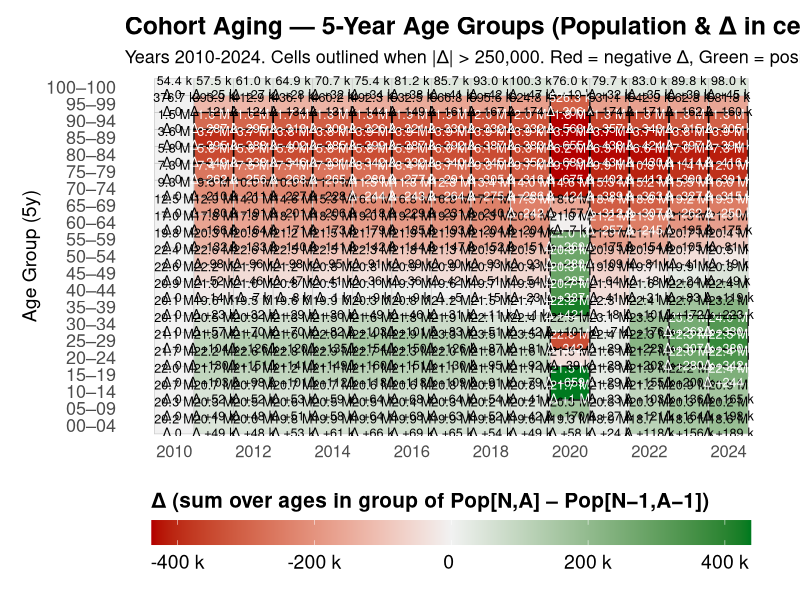
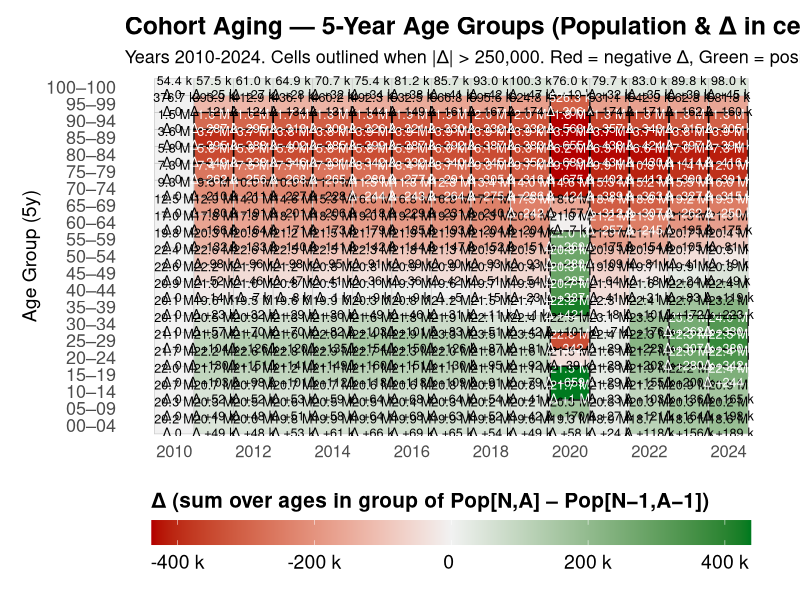

The R script that drew these images, in order:
###############################################################
## Cohort aging by 5-year age groups (keeps Age 0)
## Δ at year N for a group = sum_A_in_group [ Pop(N,A) - Pop(N-1,A-1) ]
## Source: data/merged_yearly_population_by_age.csv
###############################################################

suppressPackageStartupMessages({
  library(tidyverse)
  library(kableExtra)
})

# ---- Params ----
HIGHLIGHT_THRESHOLD <- 250000L  # highlight when |Δ| > 50,000

# ---- Load ----
pop <- read_csv("data/merged_yearly_population_by_age.csv", show_col_types = FALSE) %>%
  mutate(
    Year = as.integer(Year),
    Age  = as.integer(Age),
    Population = as.numeric(Population)
  ) %>%
  filter(!is.na(Year), !is.na(Age), !is.na(Population))

yrs     <- sort(unique(pop$Year))
max_age <- max(pop$Age, na.rm = TRUE)

# ---- Cohort deltas at single ages: Δ(N,A) = Pop(N,A) - Pop(N-1,A-1) ----
delta_long <- pop %>%
  mutate(Year_prev = Year - 1, Age_prev = Age - 1) %>%
  left_join(pop %>% select(Year, Age, Population) %>%
              rename(Year_prev = Year, Age_prev = Age, Pop_prev = Population),
            by = c("Year_prev", "Age_prev")) %>%
  transmute(Year, Age, delta = Population - Pop_prev)  # NA for first year or Age==0

# ---- Build 5-year age groups (00–04, 05–09, …) ----
mk_group5 <- function(A) {
  gs <- (A %/% 5) * 5
  ge <- pmin(gs + 4, max_age)
  sprintf("%02d–%02d", gs, ge)
}

# Grouped population by Year x AgeGroup5
pop_group_year <- pop %>%
  mutate(AgeGroup5 = mk_group5(Age),
         grp_start = (Age %/% 5) * 5) %>%
  group_by(AgeGroup5, grp_start, Year) %>%
  summarise(Population = sum(Population, na.rm = TRUE), .groups = "drop")

# Grouped cohort deltas by Year x AgeGroup5 (sum single-age deltas in the group)
delta_group_year <- delta_long %>%
  mutate(AgeGroup5 = mk_group5(Age),
         grp_start  = (Age %/% 5) * 5) %>%
  group_by(AgeGroup5, grp_start, Year) %>%
  summarise(Delta = sum(delta, na.rm = TRUE), .groups = "drop")

suppressPackageStartupMessages({ library(tidyverse) })

# ---- Display params (math unchanged) ----
OUT_DIR  <- "visual/pop_aging"
dir.create(OUT_DIR, recursive = TRUE, showWarnings = FALSE)

YEAR_MIN <- min(yrs, na.rm = TRUE)
YEAR_MAX <- max(yrs, na.rm = TRUE)
year_span <- paste0(YEAR_MIN, "-", YEAR_MAX)

# Merge totals + Δ (keep first year even if Δ is NA)
df5 <- pop_group_year %>%
  left_join(delta_group_year, by = c("AgeGroup5","grp_start","Year")) %>%
  filter(Year >= YEAR_MIN, Year <= YEAR_MAX)

# Order groups youngest → oldest
group_levels <- df5 %>% distinct(AgeGroup5, grp_start) %>% arrange(grp_start) %>% pull(AgeGroup5)
df5 <- df5 %>% mutate(AgeGroup5 = factor(AgeGroup5, levels = group_levels))

# Compact label formatters (SI suffixes)
fmt_si     <- scales::label_number(accuracy = 0.1, scale_cut = scales::cut_si(""))
fmt_si_int <- scales::label_number(accuracy = 1,   scale_cut = scales::cut_si(""))

# Two-line labels: Population (line 1) + Δ (line 2, signed if present)
df5 <- df5 %>%
  mutate(
    pop_lbl   = fmt_si(Population),
    delta_lbl = ifelse(is.na(Delta), "", paste0(ifelse(Delta > 0, "+", ""), fmt_si_int(Delta))),
    label     = ifelse(delta_lbl == "", pop_lbl, paste0(pop_lbl, "\nΔ ", delta_lbl))
  )

# Clamp for color mapping only (labels use true values)
q98   <- stats::quantile(abs(df5$Delta), 0.98, na.rm = TRUE)
limit <- max(HIGHLIGHT_THRESHOLD, q98, na.rm = TRUE)
df5 <- df5 %>%
  mutate(
    delta_clamped = pmax(pmin(Delta, limit), -limit),
    extreme       = !is.na(Delta) & abs(Delta) > HIGHLIGHT_THRESHOLD
  )

# Legend limits & readable text color per cell
lim <- max(abs(df5$delta_clamped), na.rm = TRUE)
df5 <- df5 %>%
  mutate(text_col = dplyr::case_when(
    is.na(delta_clamped) ~ "black",
    abs(delta_clamped) > 0.55 * lim ~ "white",
    TRUE ~ "black"
  ))

# ---- Plot (legend bottom, white background) ----
p5 <- ggplot(df5, aes(x = Year, y = AgeGroup5, fill = delta_clamped)) +
  geom_tile(color = "grey80", linewidth = 0.25, na.rm = FALSE) +
  geom_tile(
    data = subset(df5, extreme),
    aes(x = Year, y = AgeGroup5),
    fill = NA, color = "black", linewidth = 0.45
  ) +
  geom_text(
    aes(label = label, color = text_col),
    size = 3.2, lineheight = 0.92
    # , family = "Arial Narrow"  # uncomment if installed to fit more text
  ) +
  scale_color_identity() +
  scale_x_continuous(breaks = seq(YEAR_MIN, YEAR_MAX, by = 2)) +
  scale_fill_gradient2(
    name = "Δ (sum over ages in group of Pop[N,A] – Pop[N−1,A−1])",
    low = "#b30000", mid = "#f2f2f2", high = "#007a1f",
    midpoint = 0, limits = c(-lim, lim),
    labels = scales::label_number(scale_cut = scales::cut_si("")),
    na.value = "grey95"
  ) +
  labs(
    title = "Cohort Aging — 5-Year Age Groups (Population & Δ in cells)",
    subtitle = paste0(
      "Years ", year_span, ". Cells outlined when |Δ| > ",
      scales::comma(HIGHLIGHT_THRESHOLD),
      ". Red = negative Δ, Green = positive Δ."
    ),
    x = NULL, y = "Age Group (5y)"
  ) +
  guides(
    fill = guide_colorbar(
      direction = "horizontal",
      title.position = "top",
      barwidth = grid::unit(6, "in"),
      barheight = grid::unit(0.25, "in")
    )
  ) +
  theme_minimal(base_size = 14) +
  theme(
    panel.grid = element_blank(),
    plot.title = element_text(face = "bold", size = 18),
    plot.subtitle = element_text(size = 13),
    axis.text.x = element_text(size = 12),
    axis.text.y = element_text(size = 13),
    legend.position = "bottom",
    legend.direction = "horizontal",
    legend.title = element_text(size = 15, face = "bold"),
    legend.text  = element_text(size = 14),
    legend.key.height = grid::unit(0.9, "cm"),
    legend.key.width  = grid::unit(0.7, "cm"),
    legend.background     = element_rect(fill = "white", color = NA),
    legend.box.background = element_rect(fill = "white", color = NA),
    panel.background      = element_rect(fill = "white", color = NA),
    plot.background       = element_rect(fill = "white", color = NA),
    plot.margin = margin(12, 16, 12, 16)
  )

# ---- Save (wide, print-friendly; white background) ----
ggsave(file.path(OUT_DIR, paste0("cohort_5y_groups_base_pop_plus_delta_", year_span, "_wide16x8.pdf")),
       p5, width = 16, height = 8, units = "in", bg = "white")
ggsave(file.path(OUT_DIR, paste0("cohort_5y_groups_base_pop_plus_delta_", year_span, "_wide16x8.png")),
       p5, width = 16, height = 8, units = "in", dpi = 300, bg = "white")
